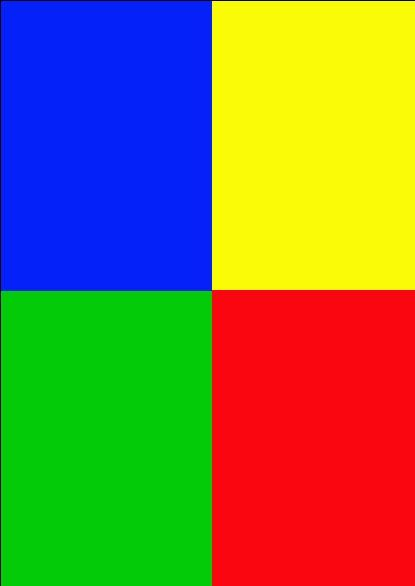
#> input picture python/RGBY.jpg, 415 x 586 px
$ jupyter execute Split_channel.ipynb
#> lines starting #> are read from the running program, lines starting #| are printed output that depends on the picture
[cell 1]
import cv2
import matplotlib.pyplot as plt

[cell 2]
img = cv2.imread("python/RGBY.jpg", 1)
#> img is the input picture: shape (586, 415, 3); mean B, G, R 70.6, 122.3, 124.1

[cell 3]
print(img.shape)
#| (586, 415, 3)

[cell 4]
print("Top lef", img[0, 0])
#| Top lef [38  3  0]
print("Top right", img[0, 400])
#| Top right [ 0 20 21]
print("Bottom left", img[500, 0])
#| Bottom left [ 0 55  0]
print("Bottom right", img[500, 400])
#| Bottom right [ 16   6 250]

[cell 5]
blue = img[:, :, 0]
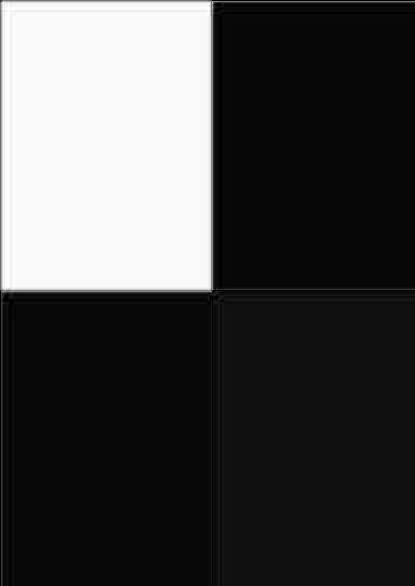
#> blue: shape (586, 415); min 0, max 255, mean 70.6
green = img[:, :, 1]
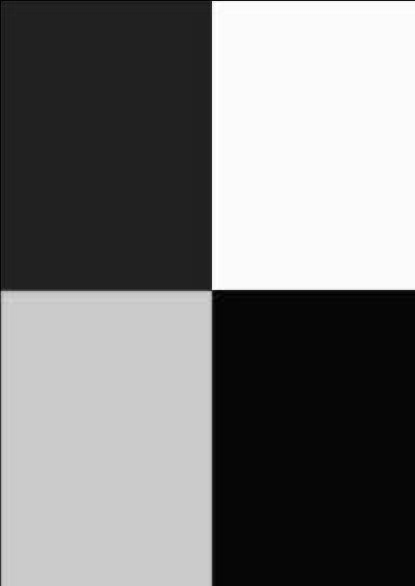
#> green: shape (586, 415); min 0, max 255, mean 122.3
red = img[:, :, 2]
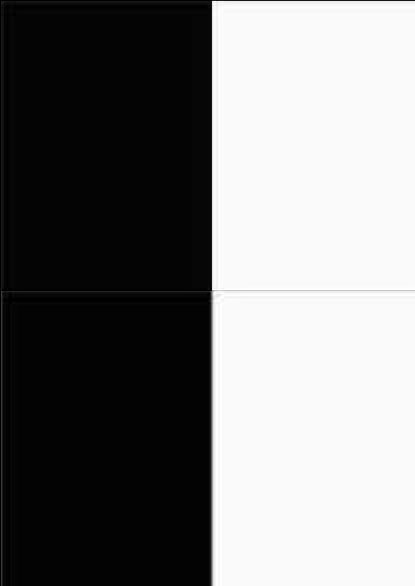
#> red: shape (586, 415); min 0, max 255, mean 124.1

[cell 6]
plt.imshow(blue)

[cell 7]
blue, green, red = cv2.split(img)

[cell 8]
img_merge = cv2.merge((blue, green, red))

[cell 9]
plt.imshow(img_merge)

[cell 10]
resize = cv2.resize(img, None, fx=2, fy=2, interpolation=cv2.INTER_CUBIC)

[cell 11]
fig, axes = plt.subplots(nrows=1, ncols=2, sharex=True, sharey=True, figsize=(8, 8))

ax = axes.ravel()

ax[0].imshow(img)
ax[0].set_title("Original Image")

ax[1].imshow(resize)
ax[1].set_title("Resize Image")

for x in ax:
    x.axis("off")

plt.tight_layout()
plt.show()
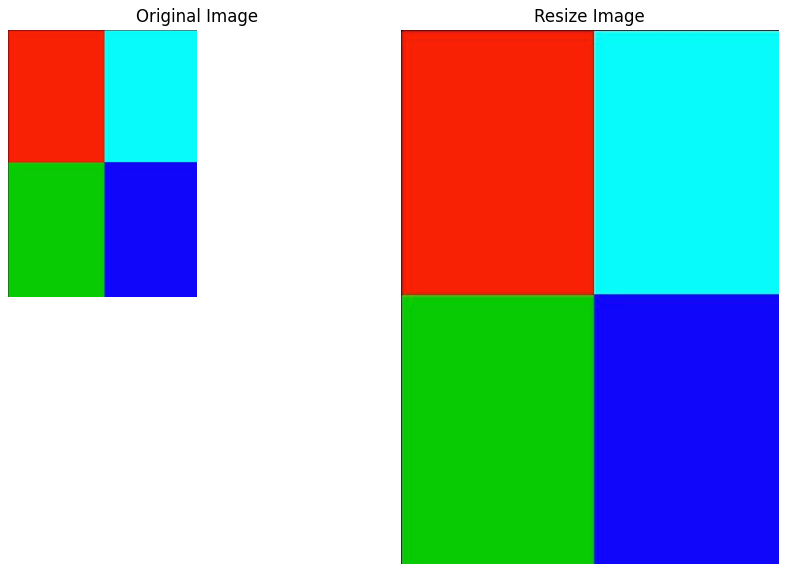
#> figure drawn by matplotlib, 2 panels; B, G, R data is drawn as R, G, B
